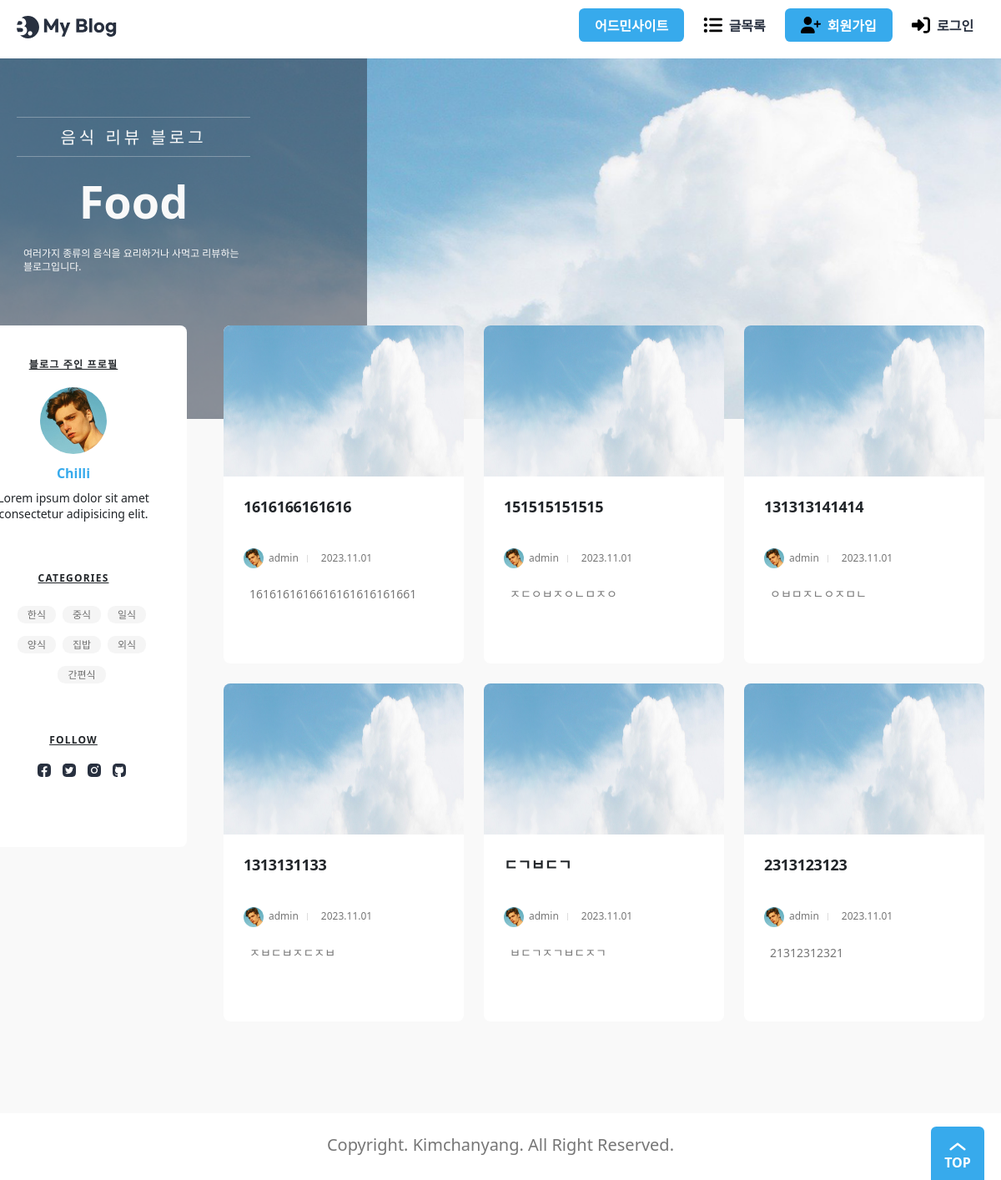
/, run on an earlier commit of the app's database.
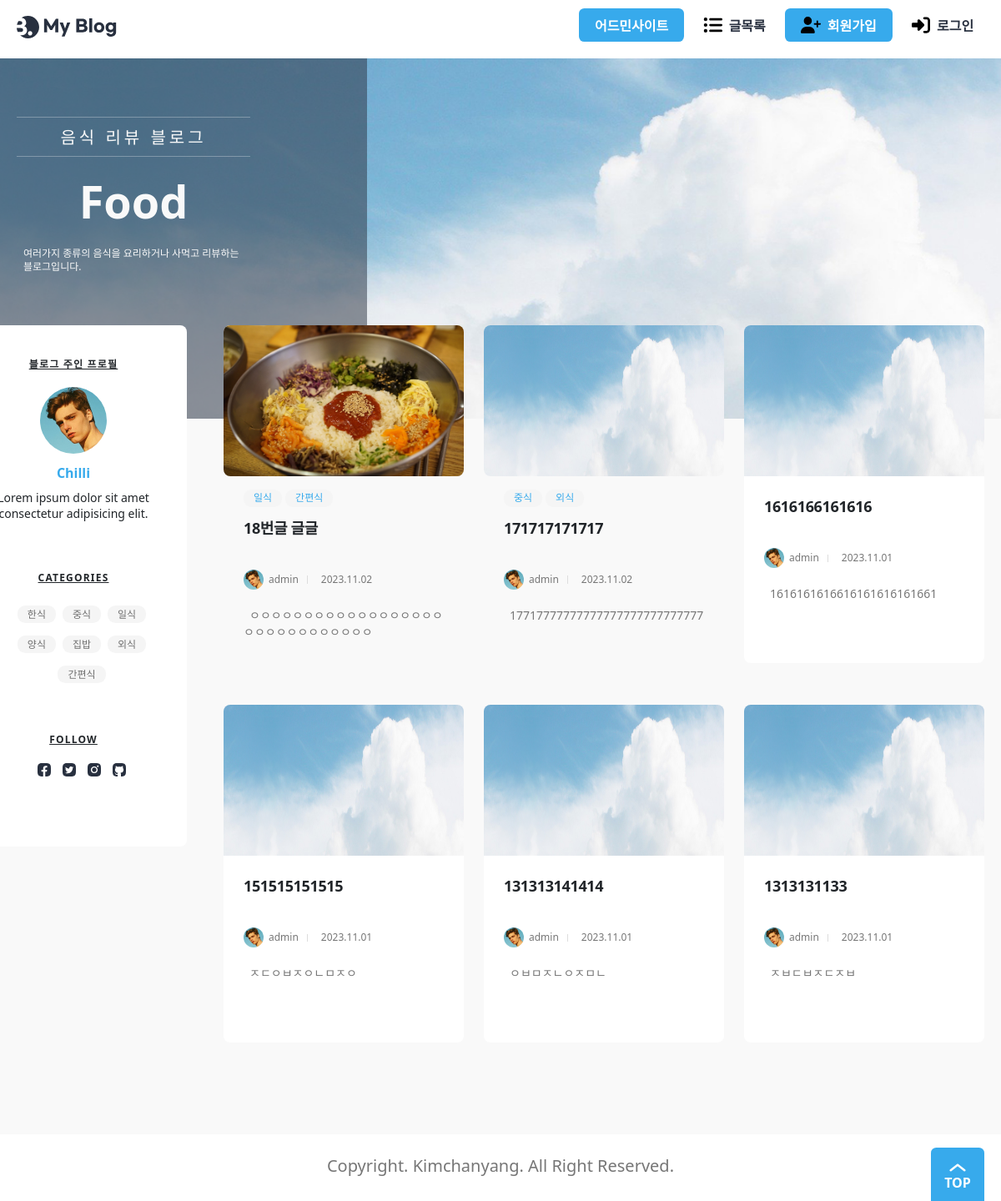
And on a later commit of the database.
### blog/models.py (models this page shows, shortened)
class Post(models.Model):
    title = models.CharField(_("제목"), max_length=50)
    content = models.TextField(_("내용"))
    head_image = models.ImageField(
        _("메인 이미지"), upload_to="blog/images/%Y/%m/%d/", blank=True
    )
    file_upload = models.FileField(
        _("파일"), upload_to="blog/files/%Y/%m/%d/", blank=True
    )
    created_at = models.DateTimeField(_("작성일자"), auto_now_add=True)
    updated_at = models.DateTimeField(_("수정일자"), auto_now=True)
    author = models.ForeignKey(User, on_delete=models.CASCADE, verbose_name="작성자")
    tags = models.ManyToManyField("Tag", blank=True, verbose_name="태그")
    view_count = models.PositiveIntegerField(verbose_name="조회수", default=0)
    likes_count = models.PositiveIntegerField(verbose_name="좋아요", default=0)

class Tag(models.Model):
    name = models.CharField(max_length=50, unique=True, verbose_name="태그 이름")
    def __str__(self):
        return self.name

### accounts/models.py (models this page shows)
class User(AbstractUser):
    nickname = models.CharField(_("닉네임"), max_length=50)
    profile_img = models.ImageField(
        _("프로필 사진"), upload_to=user_directory_path, blank=True
    )
    class Meta:
        db_table = "User"

### main/views.py (the view)
class PostPick6(ListView):
    model = Post
    ordering = "-pk"
    template_name = "main/index.html"
    def get_queryset(self):
        return Post.objects.all().order_by("-pk")[:6]

### templates/main/index.html (shortened to what this page needs)
{% extends "base.html" %}
{% block main %}
{% load static %}
<div class="banner">
    <div class="max-width">
        <div class="banner-contents">
            <p class="sub-text">음식 리뷰 블로그</p>
            <p class="main-text">Food</p>
            <p class="description">
                여러가지 종류의 음식을 요리하거나 사먹고 리뷰하는 블로그입니다.
            </p>
        </div>
    </div>
</div>
<main>
    <div class="max-width">
        <ul class="posts">
            {% for post in object_list %}
            <li>
                <a href="{% url 'post_detail' post.id %}" class="post">
                    <article>
                        {% if post.head_image %}
                        <img src="{{ post.head_image.url }}" alt="" style="width: 288px;height: 181px;">
                        {% else %}
                        <img src="{% static 'images/background.jpg' %}" alt="" style="width: 288px;height: 181px;">
                        {% endif %}
                        <div class="contents-wrap">
                            <dl class="category">
                                {% for tag in post.tags.iterator %}
                                <dd><a href="{% url 'post_search_tag' tag %}">{{tag}}</a></dd>
                                {% endfor %}
                            </dl>
                            <h3>{{post.title}}</h3>
                            <dl class="author-wrap">
                                <dd class="author"><img src="{% static './images/profile.jpg' %}" alt="">{{post.author}}
                                </dd>
                                <dd class="created">{{post.created_at|date:'Y.m.d'}}</dd>
                            </dl>
                            <p class="post-description">
                                {{post.content}}
                            </p>
                        </div>
                    </article>
                </a>
            </li>
            {% endfor %}
        </ul>
        <aside class="about">
            <h2>블로그 주인 프로필</h2>
            <img src="{% static './assets/profile.jpg' %}" alt="" class="user-profile">
            <p class="user-name">Chilli</p>
            <p class="user-description">Lorem ipsum dolor sit amet consectetur adipisicing elit.</p>
            <h3>Categories</h3>
            <ul class="categories">
                <li><a href="{% url 'post_search_tag' '한식' %}">한식</a></li>
                <li><a href="{% url 'post_search_tag' '중식' %}">중식</a></li>
                <li><a href="{% url 'post_search_tag' '일식' %}">일식</a></li>
                <li><a href="{% url 'post_search_tag' '양식' %}">양식</a></li>
                <li><a href="{% url 'post_search_tag' '집밥' %}">집밥</a></li>
                <li><a href="{% url 'post_search_tag' '외식' %}">외식</a></li>
                <li><a href="{% url 'post_search_tag' '간편식' %}">간편식</a></li>
            </ul>
            <h3>Follow</h3>
            <ul class="sns">
                <li>
                    <a href="#">
                        <img src="{% static './assets/Facebook.svg' %}" alt="Facebook">
                    </a>
                </li>
                <li>
                    <a href="#">
                        <img src="{% static './assets/Twitter.svg' %}" alt="Twitter">
                    </a>
                </li>
                <li>
                    <a href="#">
                        <img src="{% static './assets/Instagram.svg' %}" alt="Instagram">
                    </a>
                </li>
                <li>
                    <a href="#">
                        <img src="{% static './assets/GitHub.svg' %}" alt="GitHub">
                    </a>
                </li>
            </ul>
        </aside>
    </div>
</main>
{% endblock main %}

What changed in the data, as far as the page shows it:
no longer on this page (row edited): Post: title "ㄷㄱㅂㄷㄱ", author "admin", created_at "2023.11.01", content "ㅂㄷㄱㅈㄱㅂㄷㅈㄱ"
no longer on this page (row edited): Post: title "2313123123", author "admin", created_at "2023.11.01", content "21312312321"
added Post: head_image (picture), title "18번글 글글", author "admin", created_at "2023.11.02", content "ㅇㅇㅇㅇㅇㅇㅇㅇㅇㅇㅇㅇㅇㅇㅇㅇㅇㅇㅇㅇㅇㅇㅇㅇㅇㅇㅇㅇㅇㅇ"
now on this page (row unchanged): Tag: name "일식", shown under "18번글 글글"
now on this page (row unchanged): Tag: name "간편식", shown under "18번글 글글"
added Post: title "171717171717", author "admin", created_at "2023.11.02", content "17717777777777777777777777777"
now on this page (row unchanged): Tag: name "중식", shown under "171717171717"
now on this page (row unchanged): Tag: name "외식", shown under "171717171717"
